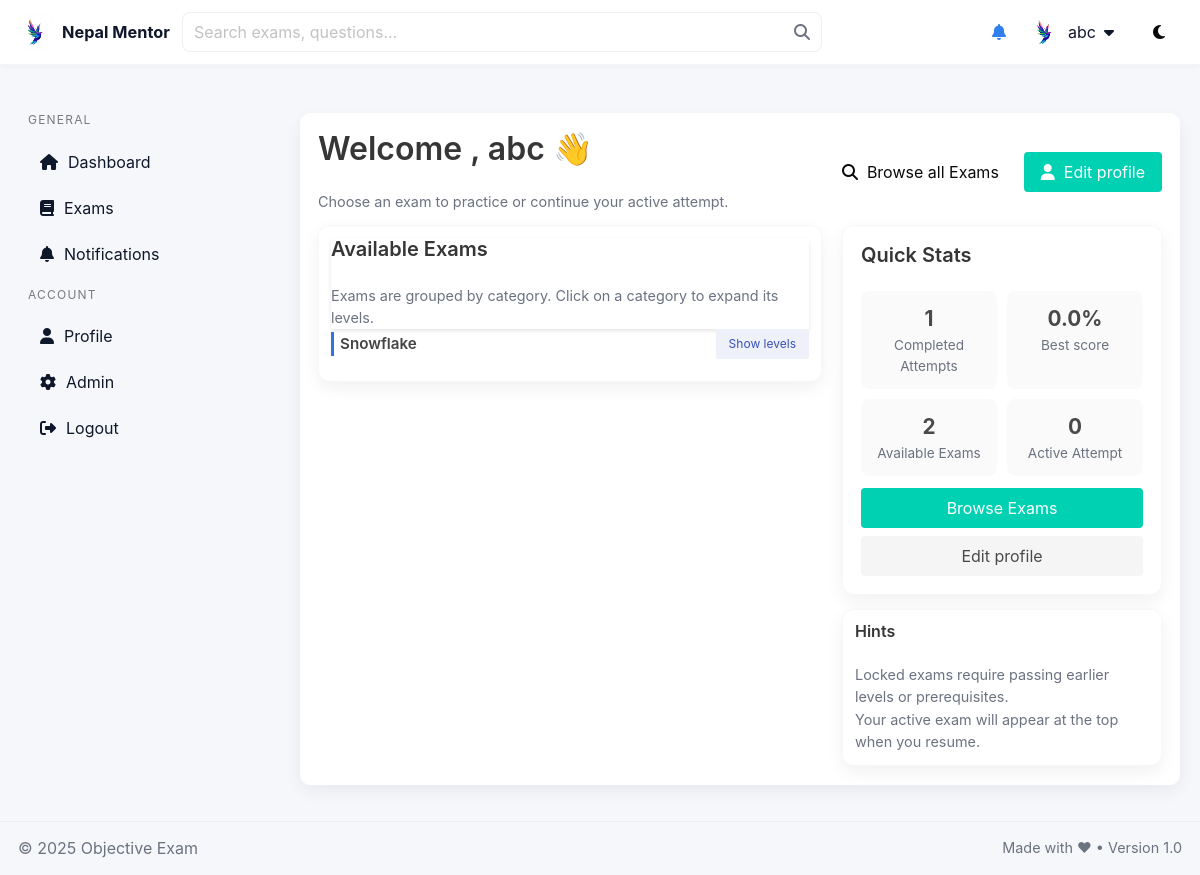
/quiz/dashboard/student/ (signed in), run on an earlier commit of the app's database.
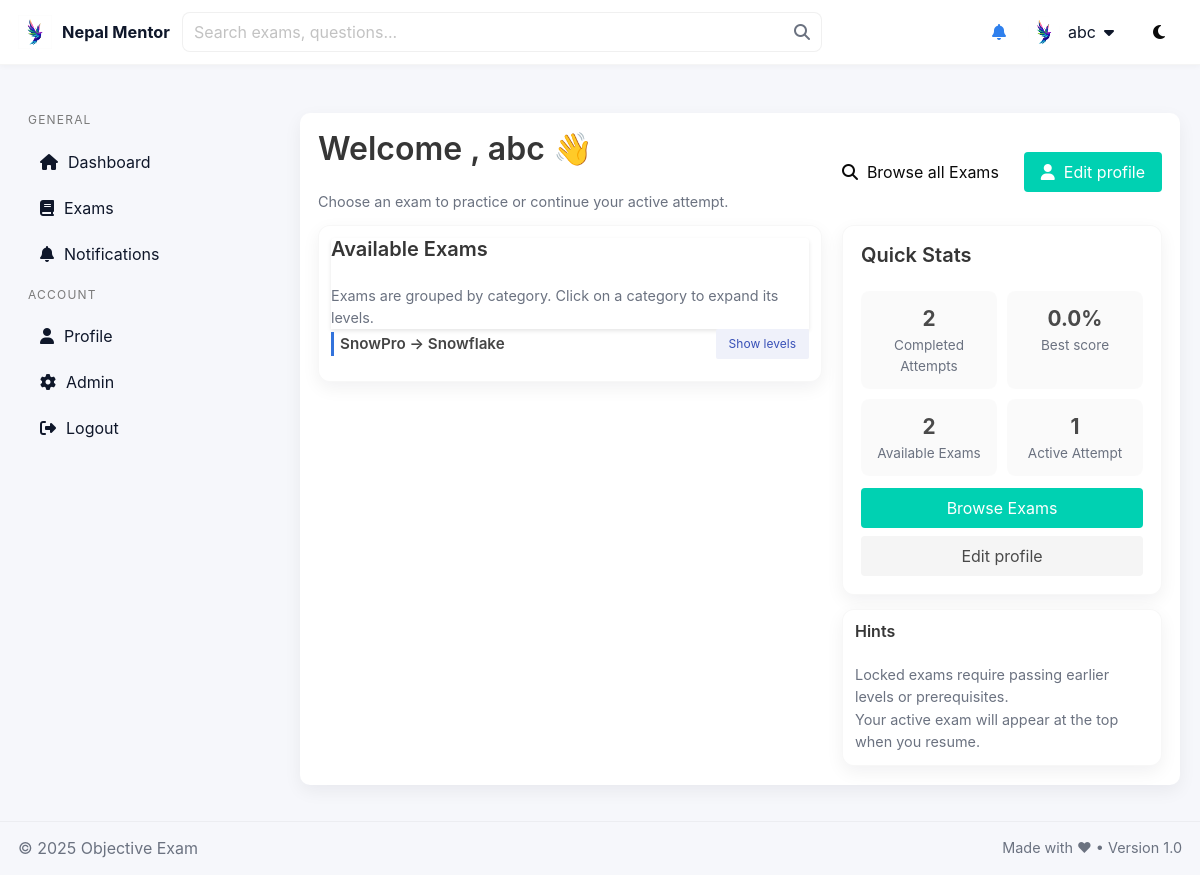
And on a later commit of the database.
### quiz/models.py (models this page shows, shortened)
class Category(models.Model):
    name = models.CharField(max_length=200)
    slug = models.SlugField(unique=True)
    parent = models.ForeignKey('self', null=True, blank=True, related_name='children', on_delete=models.CASCADE)
    def __str__(self):
        return (self.parent.name + ' -> ' if self.parent else '') + self.name

### quiz/views.py (the view, shortened to what this page needs)
# urls.py: path("dashboard/student/", views.student_dashboard, name="student_dashboard"),
@login_required
def student_dashboard(request):
    exams = Exam.objects.filter(is_published=True).order_by('title')
    active_attempt = (
        UserExam.objects
        .filter(user=request.user, submitted_at__isnull=True)
        .order_by('-started_at')
        .first()
    )
    recent_attempts = (
        UserExam.objects
        .filter(user=request.user, submitted_at__isnull=False)
        .select_related('exam')
        .order_by('-submitted_at')[:8]
    )
    all_attempts = (
        UserExam.objects
        .filter(user=request.user, submitted_at__isnull=False)
        .select_related('exam')
        .order_by('-submitted_at')
    )
    attempts_by_exam = {}
    for att in all_attempts:
        attempts_by_exam.setdefault(att.exam_id, []).append(att)
    attempted_count = (
        UserExam.objects
        .filter(user=request.user, submitted_at__isnull=False)
        .count()
    )
    from django.db.models import Max
    best_score_val = (
        UserExam.objects
        .filter(user=request.user, submitted_at__isnull=False)
        .aggregate(best=Max('score'))['best'] or 0.0
    )
    exam_items = []
    for e in exams:
        locked = False
        reason = None
        prereqs = list(getattr(e, 'prerequisite_exams', []).all()) if hasattr(e, 'prerequisite_exams') else []
        if prereqs:
            missing = [p for p in prereqs if not _user_passed_exam(request.user, p)]
            if missing:
                locked = True
                reason = 'Pass: ' + ', '.join([m.title for m in missing])
        elif getattr(e, 'level', None) and e.level > 1:
            prev_level = e.level - 1
            passed_prev = UserExam.objects.filter(
                user=request.user,
                exam__level=prev_level,
                passed=True
            ).exists()
            if not passed_prev:
                locked = True
                reason = f'Pass at least one Level {prev_level} exam to unlock'
        if hasattr(e, 'categories') and e.categories.exists():
            parts = []
            for c in e.categories.all():
                name = getattr(c, 'name', str(c))
                split_parts = [p.strip() for p in name.split('->')]
                if len(split_parts) == 1 and split_parts[0] in ["Snowflake", "SnowPro Core"]:
                    continue
                leaf = split_parts[-1]
                if leaf in ["Snowflake", "SnowPro Core"]:
                    continue
                parts.append(leaf)
            category_label = ', '.join(parts) if parts else "General"
        else:
            category_label = "General"
        exam_items.append({
            'exam': e,
            'locked': locked,
            'reason': reason,
            'category_label': category_label,
            'attempts': attempts_by_exam.get(e.id, []),   # 👈 per-exam attempts
        })
    context = {
        'exams': exams,
        'active_attempt': active_attempt,
        'recent_attempts': recent_attempts,
        'attempted_count': attempted_count,
        'best_score': round(best_score_val, 2),
        'exam_items': exam_items,
    }
    return render(request, 'quiz/student_dashboard.html', context)

### quiz/context_processors.py (called while the page is built)
def unread_notifications_count(request):
    if not request.user.is_authenticated:
        return {'unread_count': 0}
    qs = Notification.objects.order_by('-created_at')
    visible = [n for n in qs if (not n.users.exists()) or (request.user in n.users.all())]
    count = sum(1 for n in visible if n.unread_for(request.user))
    return {'unread_count': count}

### templates/quiz/student_dashboard.html (shortened to what this page needs)
{% extends 'quiz/base.html' %}
{% block content %}
<section class="page-top">
  <div class="level">
    <div class="level-left">
      <div>
        <h1 class="title is-3">Welcome , {{ user.first_name|default:user.username }} 👋</h1>
        <p class="small-muted">Choose an exam to practice or continue your active attempt.</p>
      </div>
    </div>
    <div class="level-right">
      <div class="buttons">
        <a class="button is-white" href="{% url 'quiz:exam_list' %}">
          <i class="fa fa-search"></i>&nbsp; Browse all Exams
        </a>
        <a class="button is-primary" href="{% url 'quiz:profile' %}">
          <i class="fa fa-user"></i>&nbsp; Edit profile
        </a>
      </div>
    </div>
  </div>
</section>
<div class="grid-dashboard">
  <div class="left-col">
    <div class="card card-surface">
      <div class="card-header">
        <div>
          <h3 class="title is-5">Available Exams</h3>
          <p class="small-muted">
            Exams are grouped by category. Click on a category to expand its levels.
          </p>
        </div>
      </div>
      <div class="card-body">
        <div class="exams-grid">
          {% if exam_items %}
            {% regroup exam_items by exam.category as category_groups %}
            {% for group in category_groups %}
              <div class="category-block" style="margin-bottom: 10px;">
                <div style="display:flex; justify-content:space-between; align-items:center;">
                  <h4 class="category-heading" style="margin: 0;">
                    {% if group.grouper %}
                      {{ group.grouper }}
                    {% else %}
                      General
                    {% endif %}
                  </h4>
                  <button type="button"
                          class="button is-small is-link is-light"
                          onclick="toggleAttempts('cat-block-{{ forloop.counter }}', this)">
                    Show levels
                  </button>
                </div>
              </div>
            {% endfor %}
          {% else %}
            <div class="small-muted">No exams available.</div>
          {% endif %}
        </div>
      </div>
    </div>
  </div>
  <aside class="right-col">
    <div class="card card-surface stats-overview">
      <h4 class="title is-5">Quick Stats</h4>
      <div class="stats-grid">
        <div class="stat-item">
          <div class="stat-value">{{ attempted_count }}</div>
          <div class="stat-label">Completed Attempts</div>
        </div>
        <div class="stat-item">
          <div class="stat-value">{{ best_score }}%</div>
          <div class="stat-label">Best score</div>
        </div>
        <div class="stat-item">
          <div class="stat-value">{{ exams|length }}</div>
          <div class="stat-label">Available Exams</div>
        </div>
        <div class="stat-item">
          <div class="stat-value">{% if active_attempt %}1{% else %}0{% endif %}</div>
          <div class="stat-label">Active Attempt</div>
        </div>
      </div>
      <div style="margin-top:12px;">
        <a class="button is-primary is-fullwidth" href="{% url 'quiz:exam_list' %}">
          Browse Exams
        </a>
        <a class="button is-light is-fullwidth" href="{% url 'quiz:profile' %}" style="margin-top:8px;">
          Edit profile
        </a>
      </div>
    </div>
    <div class="card card-surface" style="margin-top:14px;">
      <h4 class="title is-6">Hints</h4>
      <ul class="small-muted">
        <li>Locked exams require passing earlier levels or prerequisites.</li>
        <li>Your active exam will appear at the top when you resume.</li>
      </ul>
    </div>
  </aside>
</div>
{% endblock %}

What changed in the data, as far as the page shows it:
changed Category: grouper "Snowflake" → "SnowPro -> Snowflake"
Also different on the page:
{{ attempted_count }}: "1" → "2"
text no longer shown: "0"
text now shown: "1"
